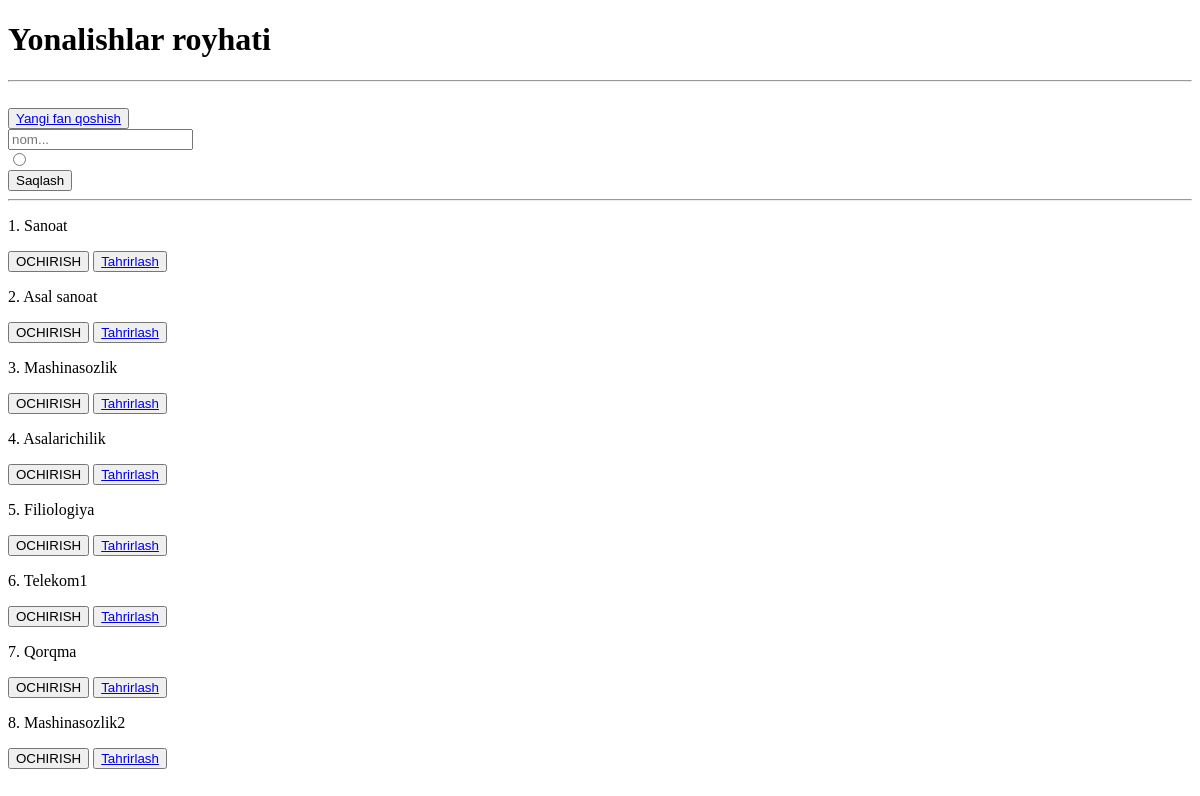
Page /yonalishlar/ on the earlier database version.
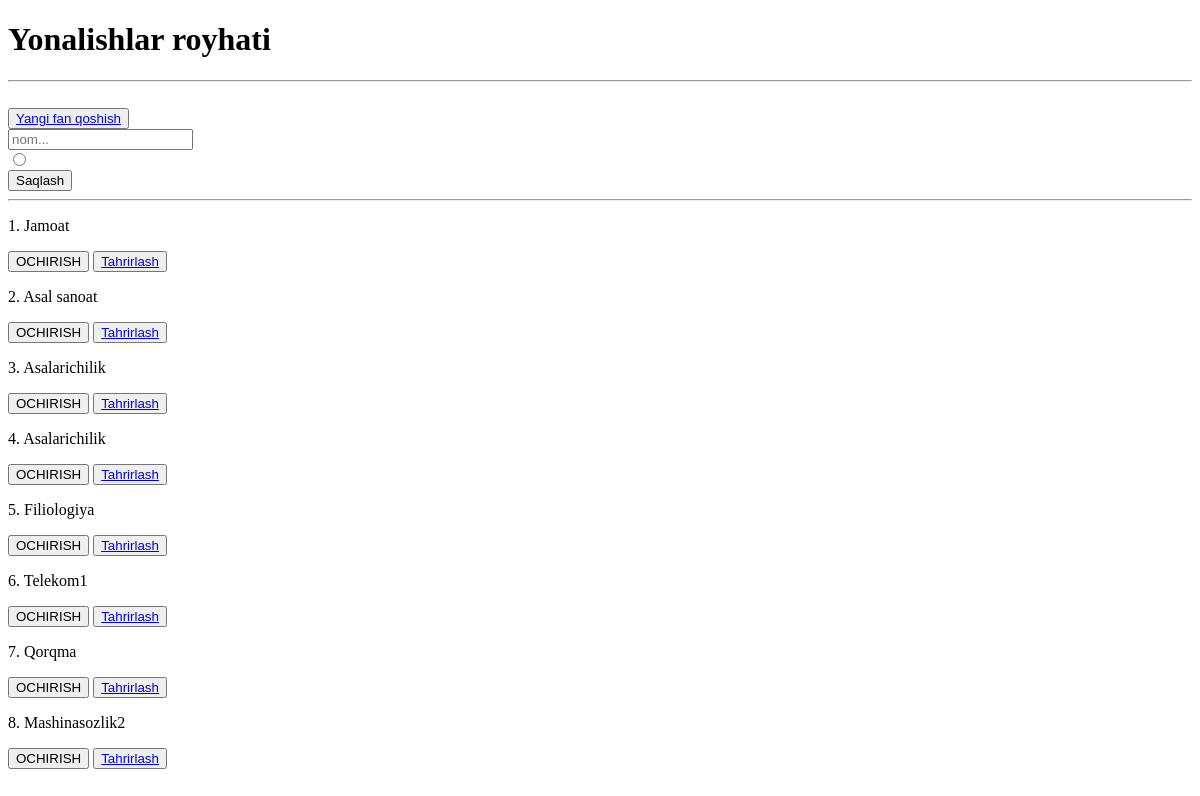
Same page on the later database version.
### main/models.py (models this page shows, shortened)
class Yonalish(models.Model):
    nom = models.CharField(max_length=255)
    aktiv = models.BooleanField(blank=True, null=True)
    class Meta:
        verbose_name = 'Yonalish'
        verbose_name_plural = 'Yonalishlar'

### main/views.py (the view)
# urls.py: path('yonalishlar/', yonalishlar, name='yonalishlar'),
def yonalishlar(request):
    yonalishlar = Yonalish.objects.all()
    if request.method == 'POST':
        Yonalish.objects.create(
            nom = request.POST.get('nom'),
            aktiv = True if request.POST.get('aktiv') == 'on' else False,
        )
    context = {
        'yonalishlar': yonalishlar
    }
    return render(request, 'yonalishlar.html', context)

### templates/yonalishlar.html (shortened to what this page needs)
<!DOCTYPE html>
<html lang="en">
<head>
</head>
<body>
<h1>Yonalishlar royhati</h1>
<hr>
<br>
<button><a href="/yonalishlar/create">Yangi fan qoshish</a></button>
<br>
<form method="post">
    <input type="text" name="nom" placeholder="nom..."><br>
    <input type="radio" name="aktiv"><br>
    <button>Saqlash</button>
</form>
<hr>
{% for yonalish in yonalishlar %}
<p>{{ forloop.counter }}. {{ yonalish.nom }}</p>
<a href="/yonalishlar/{{ yonalish.id }}"><button>OCHIRISH</button></a>
<button><a href="/yonalishlar/{{ yonalish.id }}/edit">Tahrirlash</a></button>
{% endfor %}
</body>
</html>

Differences in the rows shown:
changed Yonalish: nom "Sanoat" → "Jamoat"
changed Yonalish (number 3 of 8 on the later page): nom "Mashinasozlik" → "Asalarichilik"
